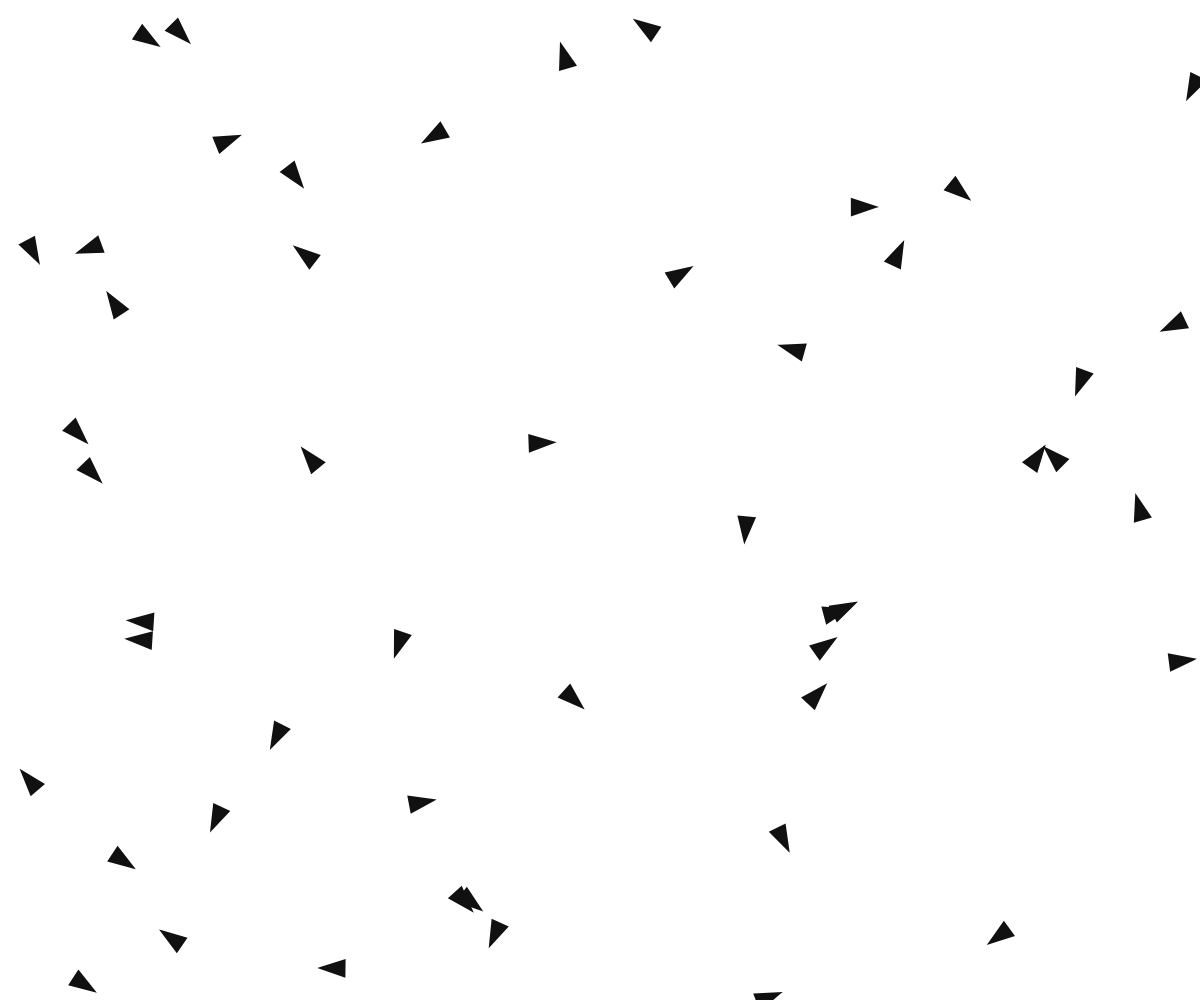
Frame 1 (no input)
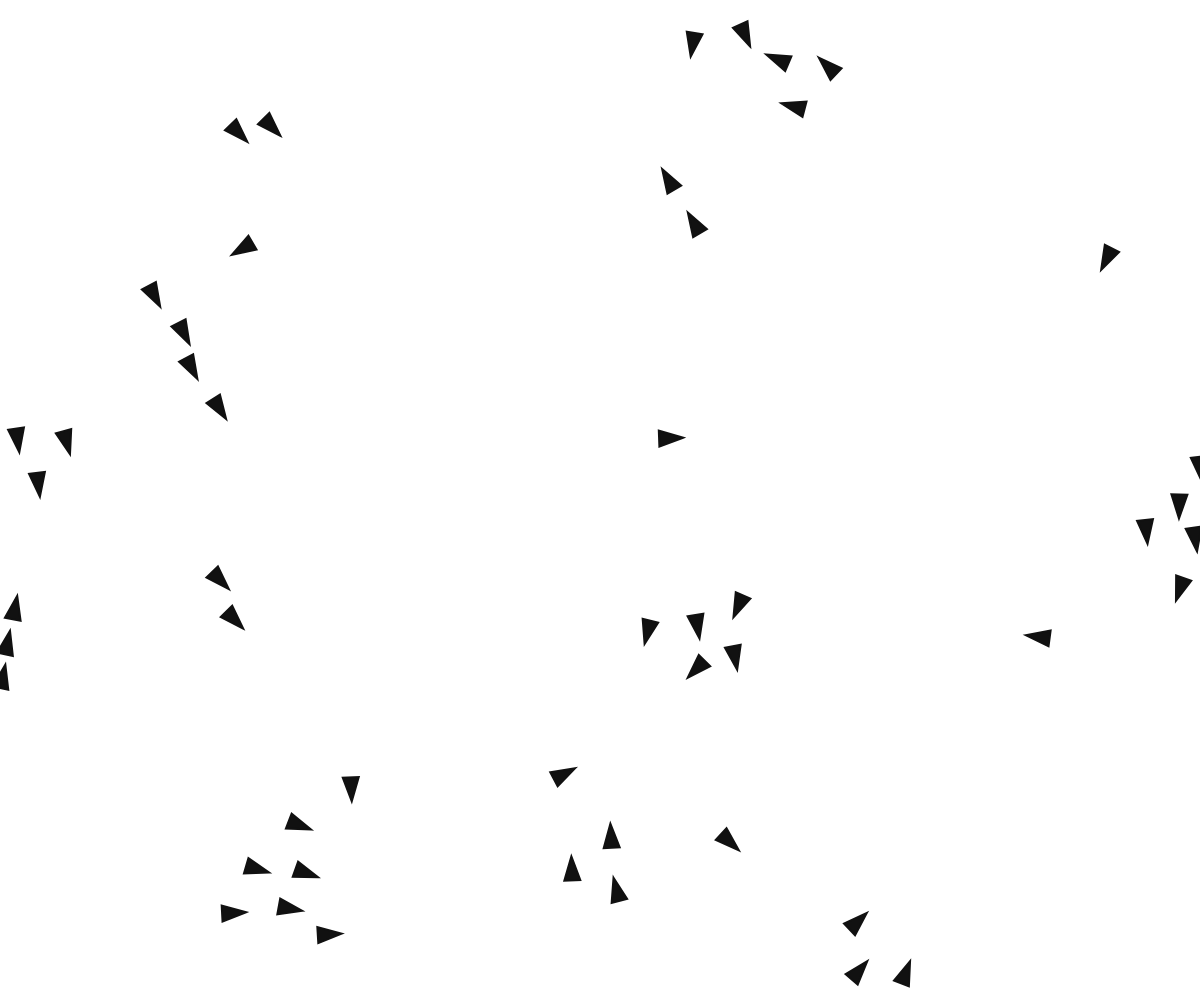
Frame 60 (no input)
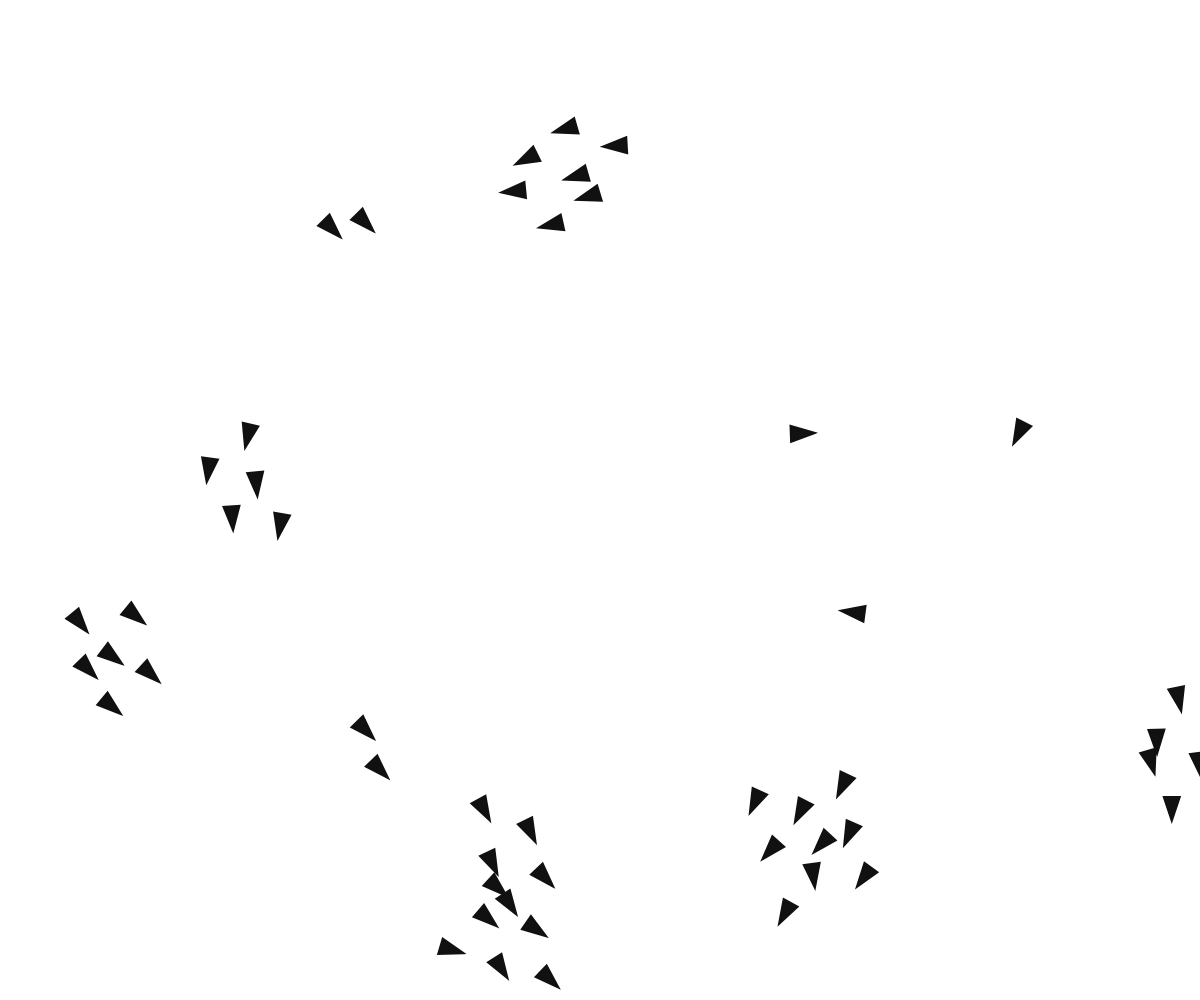
Frame 120 (the mouse pressed at the canvas centre since frame 60)

The p5.js sketch that drew these frames (run headless with seeded random() and noise() and a simulated clock; from frame 60 on, the mouse is pressed at the canvas centre):

// p5.js sketch
// ── sketch.js
let vehicles;

function setup(){
  createCanvas(windowWidth, windowHeight);
  
  vehicles = [];
  for (let i = 0; i < 50; i++) {
    const pos = createVector(
      random(width),
      random(height)
    );
    const velocity = p5.Vector.random2D();
    velocity.setMag(random(2, 4));
    const maxSpeed = 4;
    const maxForce = 2;
    
    
    vehicles.push(Vehicle.create(pos, velocity, maxSpeed, maxForce));
  }
}

function draw() {
  clear();

  vehicles.forEach(v => {
    Vehicle.flock(v, vehicles);
    Vehicle.update(v);
    Vehicle.draw(v, "#111");
  })
}

function windowResized() {
  resizeCanvas(windowWidth, windowHeight);
}


class Vehicle {
  // 位置・速度・最高速度・最大力
  static create(pos, velocity, maxSpeed, maxForce) {
    return {
      pos,
      velocity,
      acceleration: createVector(),
      maxSpeed,
      maxForce
    }
  }
  
  static update(v) {
    v.acceleration.limit(v.maxForce);
    v.velocity.add(v.acceleration);
    v.velocity.limit(v.maxSpeed);
    v.pos.add(v.velocity);
    v.acceleration.set(0);
    
    Vehicle.adjustEdge(v);
  }
  
  static adjustEdge(v) {
    if (v.pos.x < 0) {
      v.pos.x = 0;
      v.velocity.x *= -1;
    }
    else if (v.pos.x >= width) {
      v.pos.x = width - 1;
      v.velocity.x *= -1;
    }
    
    
    if (v.pos.y < 0) {
      v.pos.y = 0;
      v.velocity.y *= -1;
    }
    else if (v.pos.y >= height) {
      v.pos.y = height - 1;
      v.velocity.y *= -1;
    }
  }
  
  static draw(v, strokeColor) {
    push();
    // noFill();
    fill("#111");
    strokeWeight(2);
    stroke(strokeColor);
    translate(v.pos);
    rotate(v.velocity.heading());
    beginShape();
    const r = 8;
    vertex(r * 2, 0);
    vertex(-r, r);
    vertex(-r, -r);
    endShape(CLOSE);
    pop();
  }
  
  // 探す
  static seek(v, target) {
    const tv = p5.Vector.sub(target, v.pos);
    tv.limit(v.maxSpeed);
    const force = p5.Vector.sub(tv, v.velocity);
    v.acceleration.add(force);
  }
  
  // 逃げる
  static flee(v, target) {
    const tv = p5.Vector.sub(target, v.pos);
    tv.limit(v.maxSpeed);
    const force = p5.Vector.sub(tv, v.velocity);
    v.acceleration.sub(force);
  }
  
  // 洞察力
  static inSight(v, other){
    const d = dist(v.pos.x, v.pos.y, other.pos.x, other.pos.y);
    return d < 100;
  }
  
  // 整列
  static align(v, vehicles) {
    const avgVel = createVector();
    let n = 0;
    for (const other of vehicles) {
      if (v === other || !Vehicle.inSight(v, other)) continue;
      avgVel.add(other.velocity);
      n++;
    }
    
    if (n > 0) {
      avgVel.div(n);
      avgVel.limit(v.maxSpeed);
      v.acceleration.add(p5.Vector.sub(avgVel, v.velocity));
    }
  }
  
  // 分離
  static separation(v, boids) {
    for (const other of boids) {
      if (v === other || !Vehicle.inSight(v, other)) continue;
      
      const d = dist(v.pos.x, v.pos.y, other.pos.x, other.pos.y);
      if (d < 50) {
        Vehicle.flee(v, other.pos);
      }
    }
  }
  
  // 凝集
  static cohesion(v, boids) {
    let avgPos = createVector();
    let n = 0;
    for (const other of boids) {
      if (v === other || !Vehicle.inSight(v, other)) continue;
      
      avgPos.add(other.pos);
      n++;
    }
    
    if (n > 0) {
      avgPos.div(n);
      Vehicle.seek(v, avgPos);
    }
  }
  
  // 群れ
  static flock(v, boids) {
    Vehicle.align(v, boids);
    Vehicle.cohesion(v, boids);
    Vehicle.separation(v, boids);
  }
}
